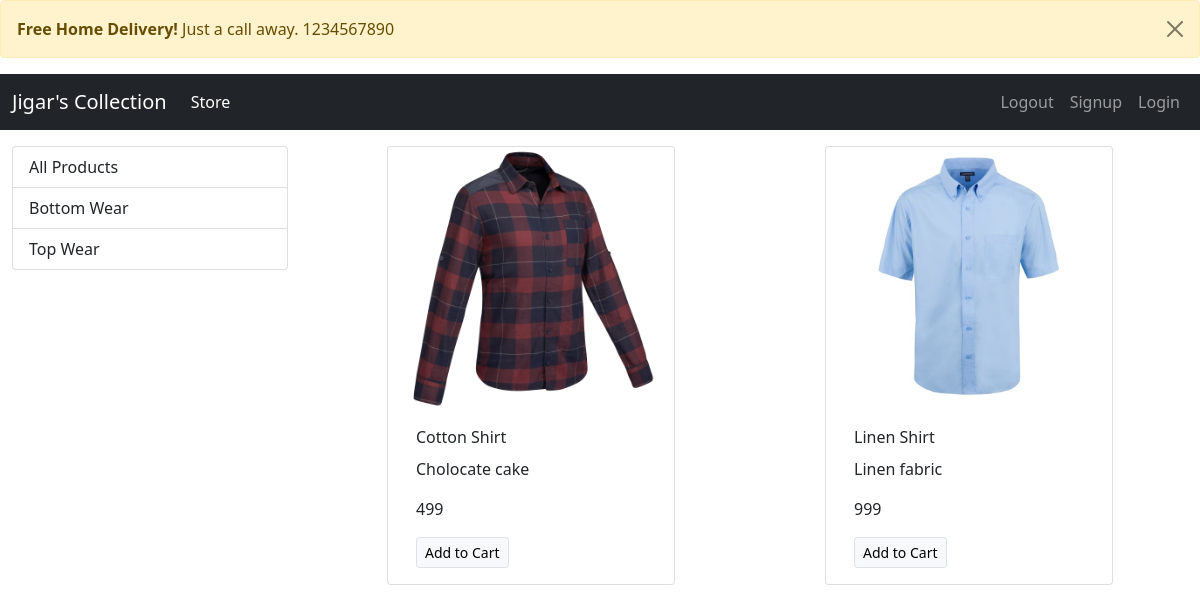
The app's page /?category=2 with its own data.
### Store/models/category.py (models this page shows, shortened)
class Category(models.Model):
    name = models.CharField(max_length=25)
    @staticmethod
    def get_all_categories():
        return Category.objects.all()

### Store/models/product.py (models this page shows)
class Product(models.Model):
    category = models.ForeignKey(Category, on_delete=models.CASCADE,
                                 default=1)  # This will delete all product if category deleted
    name = models.CharField(max_length=50)
    description = models.CharField(max_length=200, default='', null=True, blank=True)
    price = models.IntegerField(default=0)
    image = models.ImageField(upload_to='uploads/products/')
    @staticmethod
    def get_all_products():
        return Product.objects.all()
    @staticmethod
    def get_all_products_by_categoryid(category_id):
        if category_id:
            return Product.objects.filter(category=category_id)
        else:
            return Product.get_all_products()

### Store/views.py (the view)
# urls.py: path('', index)
def index(request):
    products = Product.get_all_products()
    categories = Category.get_all_categories()
    categoryID = request.GET.get('category')
    if categoryID:
        products = Product.get_all_products_by_categoryid(categoryID)
    else:
        products = Product.get_all_products()
    data = {}
    data['products'] = products
    data['categories'] = categories
    return render(request, 'index.html', data)

### Store/templates/index.html
{% extends 'base.html' %}
{% block content %}
<div class="container-fluid mt-3">
    <div class="row">
        <div class="col-lg-3 mx-auto">
            <div class="list-group">
                <a href="/" class="list-group-item list-group-item-action">All Products</a>
                {% for category in categories %}
                <a href="/?category={{category.id}}" class="list-group-item list-group-item-action">{{category.name}}</a>
                {% endfor %}
            </div>
        </div>
        <div id='products' class="col-lg-9 mx-auto">
            <div class="row mx-auto">
                {% for product in products %}
                <div class="card mx-auto mb-3" style="width: 18rem;">
                    <img src="{{product.image.url}}" class="card-img-top" alt="...">
                    <div class="card-body">
                      <p class="card-title">{{product.name}}</p>
                      <p class="card-text">{{product.description}}</p>
                      <p class="card-text">{{product.price}}</p>
                      <a href="#" class="btn btn-light border btn-sm">Add to Cart</a>
                    </div>
                  </div>
                {% endfor %}
            </div>
        </div>
    </div>
</div>
{% endblock %}

### records on screen
Category: name "Bottom Wear"
Category: name "Top Wear"
Product: image (picture), name "Cotton Shirt", description "Cholocate cake", price "499"
Product: image (picture), name "Linen Shirt", description "Linen fabric", price "999"
